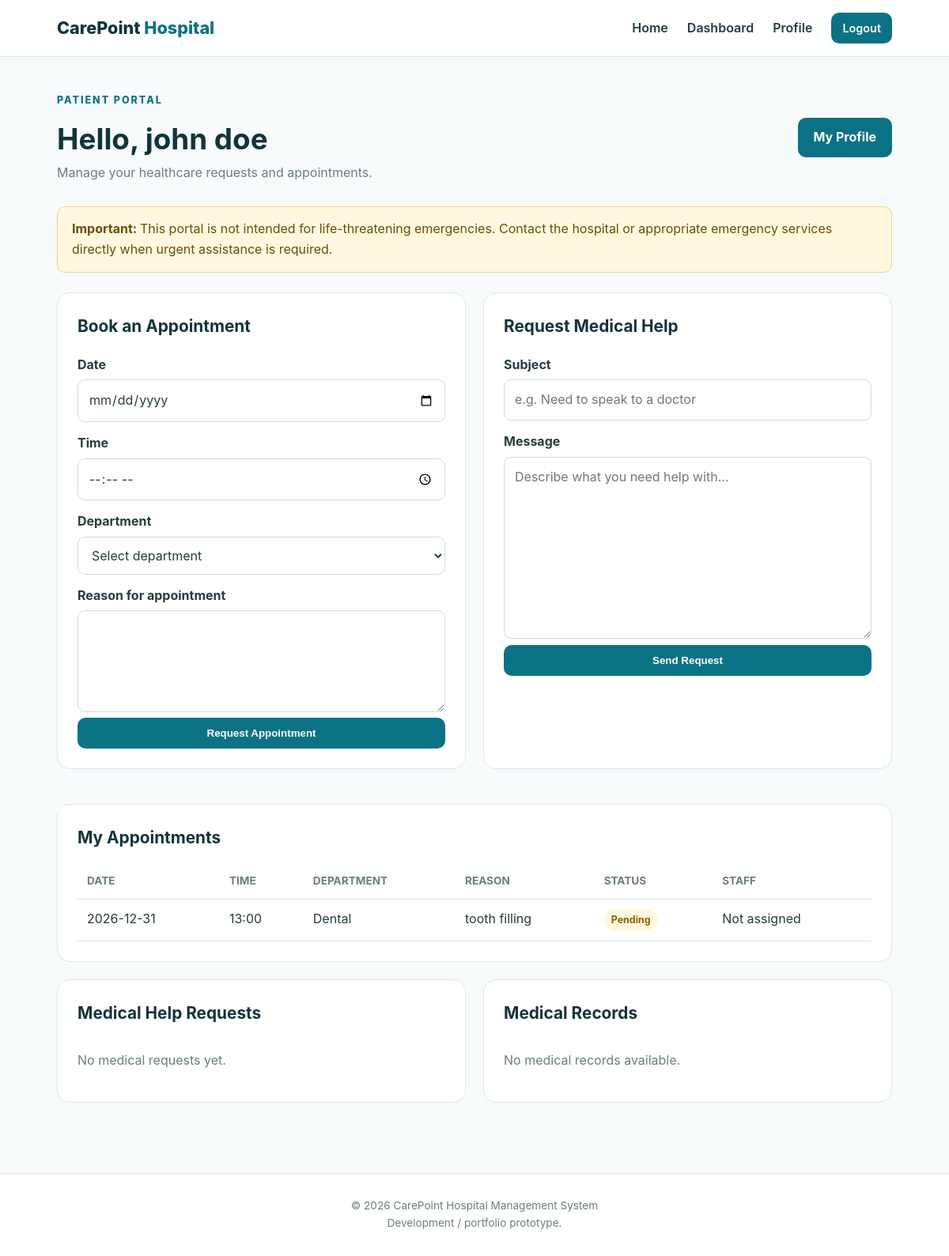
The app's page /patient/dashboard (signed in) with its own data.
### tables this page shows
CREATE TABLE appointments (
            id INTEGER PRIMARY KEY AUTOINCREMENT,
            patient_id INTEGER NOT NULL,
            staff_id INTEGER,
            appointment_date TEXT NOT NULL,
            appointment_time TEXT NOT NULL,
            department TEXT NOT NULL,
            reason TEXT NOT NULL,
            status TEXT NOT NULL DEFAULT 'Pending',
            notes TEXT,
            created_at TEXT NOT NULL,

            FOREIGN KEY(patient_id)
                REFERENCES users(id),

            FOREIGN KEY(staff_id)
                REFERENCES users(id)
        );

### app.py (the view)
@app.route("/patient/dashboard")
@roles_required("patient")
def patient_dashboard():
    db = get_db()
    appointments = db.execute(
        """
        SELECT
            a.*,
            s.full_name AS staff_name

        FROM appointments a

        LEFT JOIN users s
            ON a.staff_id = s.id

        WHERE a.patient_id = ?

        ORDER BY
            a.appointment_date DESC,
            a.appointment_time DESC
        """,
        (session["user_id"],)
    ).fetchall()
    requests = db.execute(
        """
        SELECT *
        FROM medical_requests

        WHERE patient_id = ?

        ORDER BY created_at DESC
        """,
        (session["user_id"],)
    ).fetchall()
    records = db.execute(
        """
        SELECT
            r.*,
            u.full_name AS staff_name

        FROM medical_records r

        JOIN users u
            ON r.staff_id = u.id

        WHERE r.patient_id = ?

        ORDER BY created_at DESC
        """,
        (session["user_id"],)
    ).fetchall()
    return render_template(
        "patient_dashboard.html",
        appointments=appointments,
        requests=requests,
        records=records
    )

### app.py (called while the page is built)
def get_db():
    if "db" not in g:
        g.db = sqlite3.connect(DATABASE)
        g.db.row_factory = sqlite3.Row
    return g.db

def roles_required(*roles):
    def decorator(view):
        @wraps(view)
        def wrapped(*args, **kwargs):
            if "user_id" not in session:
                flash("Please log in first.", "warning")
                return redirect(url_for("login"))
            if session.get("role") not in roles:
                flash(
                    "You do not have permission to access that page.",
                    "danger"
                )
                return redirect(url_for("dashboard"))
            return view(*args, **kwargs)
        return wrapped
    return decorator

@app.context_processor
def inject_user():
    return {
        "logged_in": "user_id" in session,
        "current_user": session.get("full_name"),
        "current_role": session.get("role")
    }

### Templates/patient_dashboard.html (shortened to what this page needs)
{% extends "base.html" %}
{% block content %}
<div class="dashboard">
    <div class="dashboard-header">
        <div>
            <p class="eyebrow">
                PATIENT PORTAL
            </p>
            <h1>
                Hello, {{ current_user }}
            </h1>
            <p class="muted">
                Manage your healthcare requests
                and appointments.
            </p>
        </div>
        <a
            class="btn"
            href="{{ url_for('profile') }}"
        >
            My Profile
        </a>
    </div>
    <div class="emergency-notice">
        <strong>
            Important:
        </strong>
        This portal is not intended for
        life-threatening emergencies.
        Contact the hospital or appropriate
        emergency services directly when
        urgent assistance is required.
    </div>
    <div class="two-column">
        <section class="panel">
            <div class="panel-header">
                <h2>
                    Book an Appointment
                </h2>
            </div>
            <form
                method="POST"
                action="{{ url_for('book_appointment') }}"
            >
                <label>
                    Date
                </label>
                <input
                    type="date"
                    name="appointment_date"
                    required
                >
                <label>
                    Time
                </label>
                <input
                    type="time"
                    name="appointment_time"
                    required
                >
                <label>
                    Department
                </label>
                <select
                    name="department"
                    required
                >
                    <option value="">
                        Select department
                    </option>
                </select>
                <label>
                    Reason for appointment
                </label>
                <textarea
                    name="reason"
                    rows="4"
                    required
                ></textarea>
                <button
                    class="btn full"
                    type="submit"
                >
                    Request Appointment
                </button>
            </form>
        </section>
        <section class="panel">
            <div class="panel-header">
                <h2>
                    Request Medical Help
                </h2>
            </div>
            <form
                method="POST"
                action="{{ url_for('medical_request') }}"
            >
                <label>
                    Subject
                </label>
                <input
                    type="text"
                    name="subject"
                    placeholder="e.g. Need to speak to a doctor"
                    required
                >
                <label>
                    Message
                </label>
                <textarea
                    name="message"
                    rows="8"
                    placeholder="Describe what you need help with..."
                    required
                ></textarea>
                <button
                    class="btn full"
                    type="submit"
                >
                    Send Request
                </button>
            </form>
        </section>
    </div>
    <section class="panel">
        <div class="panel-header">
            <h2>
                My Appointments
            </h2>
        </div>
        {% if appointments %}
        <div class="table-wrap">
            <table>
                <thead>
                    <tr>
                        <th>
                            Date
                        </th>
                        <th>
                            Time
                        </th>
                        <th>
                            Department
                        </th>
                        <th>
                            Reason
                        </th>
                        <th>
                            Status
                        </th>
                        <th>
                            Staff
                        </th>
                    </tr>
                </thead>
                <tbody>
                    {% for a in appointments %}
                    <tr>
                        <td>
                            {{ a.appointment_date }}
                        </td>
                        <td>
                            {{ a.appointment_time }}
                        </td>
                        <td>
                            {{ a.department }}
                        </td>
                        <td>
                            {{ a.reason }}
                        </td>
                        <td>
                            <span
                                class="badge {{ a.status|lower|replace(' ', '-') }}"
                            >
                                {{ a.status }}
                            </span>
                        </td>
                        <td>
                            {{ a.staff_name or "Not assigned" }}
                        </td>
                    </tr>
                    {% endfor %}
                </tbody>
            </table>
        </div>
        {% else %}
        <p class="empty">
            You have no appointments yet.
        </p>
        {% endif %}
    </section>
    <div class="two-column">
        <section class="panel">
            <div class="panel-header">
                <h2>
                    Medical Help Requests
                </h2>
            </div>
            {% if requests %}
                {% for r in requests %}
                <div class="request-card">
                    <div class="request-top">
                        <strong>
                            {{ r.subject }}
                        </strong>
                        <span class="badge">
                            {{ r.status }}
                        </span>
                    </div>
                    <p>
                        {{ r.message }}
                    </p>
                    {% if r.staff_response %}
                    <div class="response">
                        <strong>
                            Staff response:
                        </strong>
                        <br>
                        {{ r.staff_response }}
                    </div>
                    {% endif %}
                </div>
                {% endfor %}
            {% else %}
            <p class="empty">
                No medical requests yet.
            </p>
            {% endif %}
        </section>
        <section class="panel">
            <div class="panel-header">
                <h2>
                    Medical Records
                </h2>
            </div>
            {% if records %}
                {% for r in records %}
                <div class="record-card">
                    <strong>
                        {{ r.diagnosis }}
                    </strong>
                    <small>
                        {{ r.created_at }}
                        ·
                        {{ r.staff_name }}
                    </small>
                    {% if r.treatment %}
                    <p>
                        <b>Treatment:</b>
                        {{ r.treatment }}
                    </p>
                    {% endif %}
                    {% if r.prescription %}
                    <p>
                        <b>Prescription:</b>
                        {{ r.prescription }}
                    </p>
                    {% endif %}
                    {% if r.notes %}
                    <p>
                        <b>Notes:</b>
                        {{ r.notes }}
                    </p>
                    {% endif %}
                </div>
                {% endfor %}
            {% else %}
            <p class="empty">
                No medical records available.
            </p>
            {% endif %}
        </section>
    </div>
</div>
{% endblock %}

### Hospital management system/Static/style.css (style rules this page uses)
* { box-sizing: border-box; margin: 0; padding: 0; }
:root { --primary: #0b7285; --dark: #12343b; --light: #f4fafb; --border: #dce8eb; --text: #263b40; --muted: #6b7d82; --danger: #b42318; --success: #087443; }
body { font-family: Inter, Segoe UI, Arial, sans-serif; color: var(--text); background: #f7fbfc; line-height: 1.6; }
a { text-decoration: none; color: var(--primary); }
.btn { display: inline-block; border: 0; border-radius: 10px; padding: 12px 20px; background: var(--primary); color: white !important; font-weight: 700; cursor: pointer; transition: 0.2s; }
.full { width: 100%; }
.eyebrow { font-size: 0.78rem; letter-spacing: 2px; font-weight: 800; color: var(--primary); margin-bottom: 10px; }
.card, .panel, .stat-card { background: white; border: 1px solid var(--border); border-radius: 16px; padding: 25px; }
form { margin-top: 20px; }
label { display: block; font-weight: 700; margin: 14px 0 6px; }
input, select, textarea { width: 100%; padding: 12px 13px; border: 1px solid #cbdcdf; border-radius: 9px; font: inherit; background: white; color: var(--text); }
textarea { resize: vertical; }
.dashboard { padding: 45px 6%; max-width: 1500px; margin: auto; }
.dashboard-header { display: flex; justify-content: space-between; align-items: center; margin-bottom: 30px; }
.dashboard h1 { color: var(--dark); font-size: 2.3rem; }
.emergency-notice { background: #fff8df; border: 1px solid #ead58a; color: #665000; padding: 15px 18px; border-radius: 10px; margin-bottom: 25px; }
.two-column { display: grid; grid-template-columns: 1fr 1fr; gap: 22px; margin-bottom: 22px; }
.panel { margin-bottom: 22px; }
.panel-header { display: flex; justify-content: space-between; align-items: center; margin-bottom: 15px; }
.panel h2 { color: var(--dark); font-size: 1.3rem; }
.table-wrap { overflow-x: auto; }
table { width: 100%; border-collapse: collapse; min-width: 750px; }
th, td { text-align: left; padding: 12px; border-bottom: 1px solid var(--border); vertical-align: top; }
th { color: var(--muted); font-size: 0.85rem; text-transform: uppercase; }
.badge { display: inline-block; padding: 4px 9px; border-radius: 99px; background: #edf3f4; font-size: 0.78rem; font-weight: 700; }
.badge.pending { background: #fff8df; color: #8a6200; }
.empty { color: var(--muted); padding: 15px 0; }
.muted { color: var(--muted); }

### records on screen
appointments: appointment_date "2026-12-31", appointment_time "13:00", department "Dental", reason "tooth filling", status "Pending", staff_name "Not assigned"

### other values on screen
{{ current_user }} "john doe"
